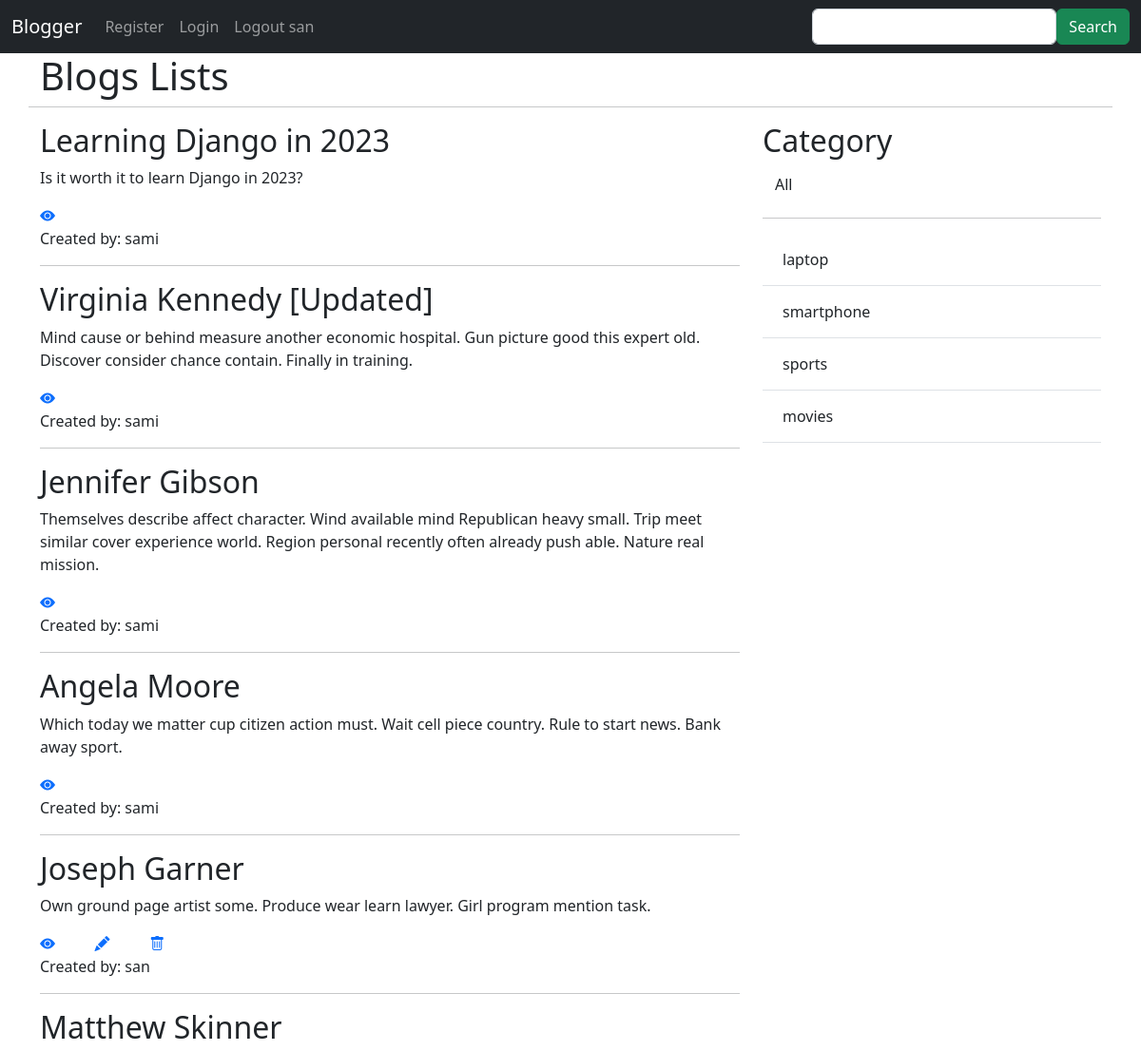
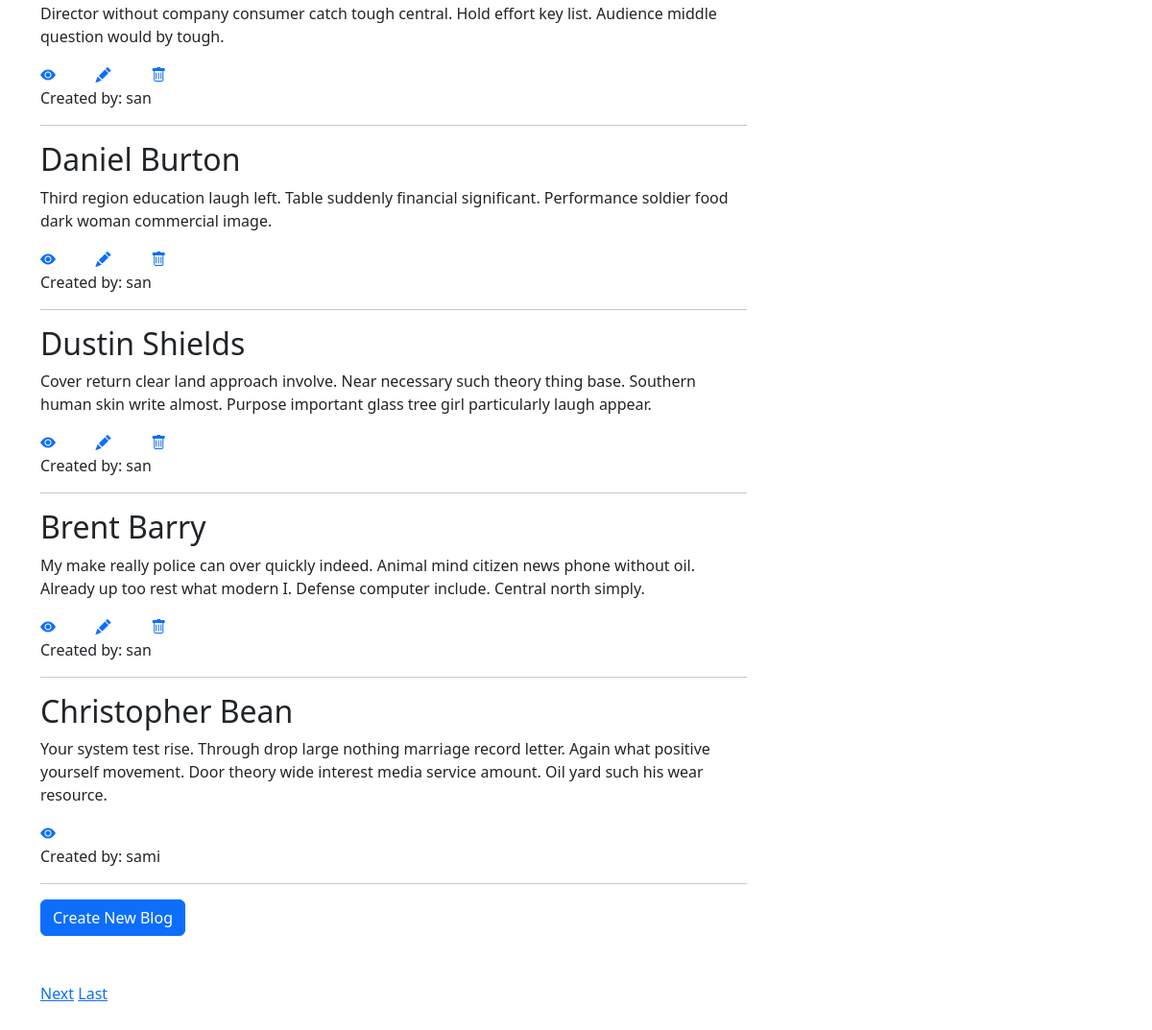
Screenshot of / (signed in) with the database file from the repository (2 pictures, top to bottom).
### blog/models.py (models this page shows, shortened)
class Blog(models.Model):
    title = models.CharField(max_length=100)
    description = models.TextField(max_length=700)
    created_date = models.DateTimeField(default=timezone.now)
    category = models.ForeignKey(Category, on_delete=models.CASCADE, default=True, null=False)
    created_by = models.ForeignKey(User, related_name='blogs', on_delete=models.CASCADE, null=True)

class Category(models.Model):
    name = models.CharField(max_length=255)

### blog/views.py (the view)
# urls.py: path('', views.index_view, name='index'),
def index_view(request):
    category=request.GET.get('category')
    if category == None:
        p = Paginator(Blog.objects.all().order_by('-created_date'), 10)
        page = request.GET.get('page')
        blogs = p.get_page(page)
    else:
        p = Paginator(Blog.objects.filter(category__name=category).order_by('-created_date'), 10)
        page = request.GET.get('page')
        blogs=p.get_page(page)
    categories=Category.objects.all()
    return render(request, 'blog/index_view.html', {'blogs': blogs, 'categories': categories})

### blog/templates/blog/index_view.html (shortened to what this page needs)
<!DOCTYPE html>
<html>
<head>
</head>
<body>
    {% extends 'blog/base.html' %}
    {% block content %}
      <div class="container">
        <div class="row">
          <h1>Blogs Lists</h1>
          <hr />
          <div class="col-sm-8">
            {% for blog in blogs %}
              <h2>{{blog.title}}</h2>
              <p>{{blog.description}}</p>
              <a href="show/{{blog.id}}"><i class="bi bi-eye-fill"></i></a>&nbsp;&nbsp;&nbsp;&nbsp;&nbsp;&nbsp;&nbsp;&nbsp;&nbsp;
              {% if user.id == blog.created_by.id %}
                <a href="edit/{{blog.id}}"><i class="bi bi-pencil-fill"></i></a>&nbsp;&nbsp;&nbsp;&nbsp;&nbsp;&nbsp;&nbsp;&nbsp;&nbsp;
                <a href='delete/{{blog.id}}'><i class="bi bi-trash"></i></a>&nbsp;&nbsp;&nbsp;&nbsp;&nbsp;&nbsp;&nbsp;&nbsp;&nbsp;
              {% endif %}
              <p>Created by: {{blog.created_by}}</p>
              <hr />
            {% endfor %}
            <a href="new" class="btn btn-primary">Create New Blog</a>
            <br />
            <br />
            <br />
            {% if blogs.has_next %}
              <a href="?page={{blogs.next_page_number}}">Next</a>
              <a href="?page={{blogs.paginator.num_pages}}">Last</a>
            {% endif %}
            <br />
            <br />
            <br />
            <br />
            <br />
          </div>
          <div class="col-sm-4">
            <h2>Category</h2>
            <table class="table">
              <a href="{% url 'index' %}" class="btn btn-default">All</a><br />
              <hr />
              {% for category in categories %}
              <tbody>
                <tr>
                  <td>
                    <a href="{% url 'index' %}?category={{category.name}}" class="btn btn-default">{{category.name}}</a>
                    <br />
                  </td>
                </tr>
              </tbody>
              {% endfor %}
            </table>
          </div>
        </div>
      </div>
    {% endblock %}

### blog/templates/blog/base.html (shortened to what this page needs)
<!DOCTYPE html>
<html lang="en">
<head>
  <link href="https://cdn.jsdelivr.net/npm/bootstrap@5.2.3/dist/css/bootstrap.min.css" rel="stylesheet">
<link rel="stylesheet" href="https://cdn.jsdelivr.net/npm/bootstrap-icons@1.3.0/font/bootstrap-icons.css">
</head>
<body>
  <nav class="navbar navbar-expand-sm navbar-dark bg-dark">
    <div class="container-fluid">
      <a class="navbar-brand" href="{% url 'index' %}">Blogger</a>
      <div class="collapse navbar-collapse" id="mynavbar">
        <ul class="navbar-nav me-auto">
          <li class="nav-item">
            <a class="nav-link" href="{% url 'signup' %}">Register</a>
          </li>
          <li class="nav-item">
            <a class="nav-link" href="{% url 'login' %}">Login</a>
          </li>
          {% if request.user.is_authenticated %}
            <li class="nav-item">
              <a class="nav-link" href="{% url 'logout' %}">Logout {{request.user}}</a>
            </li>
          {% endif %}
        </ul>
        {% include "blog/search.html" %}
      </div>
    </div>
  </nav>
{% block content %}
{% endblock %}
</html>

### rows the page displays
Blog: title "Learning Django in 2023", description "Is it worth it to learn Django in 2023?", created_by "sami"
Blog: title "Virginia Kennedy [Updated]", description "Mind cause or behind measure another economic hospital. Gun picture good this expert old. Discover consider chance contain. Finally in training.", created_by "sami"
Blog: title "Jennifer Gibson", description "Themselves describe affect character. Wind available mind Republican heavy small. Trip meet similar cover experience world. Region personal recently often already push able. Nature real mission.", created_by "sami"
Blog: title "Angela Moore", description "Which today we matter cup citizen action must. Wait cell piece country. Rule to start news. Bank away sport.", created_by "sami"
Blog: title "Joseph Garner", description "Own ground page artist some. Produce wear learn lawyer. Girl program mention task.", created_by "san"
Blog: title "Matthew Skinner", description "Director without company consumer catch tough central. Hold effort key list. Audience middle question would by tough.", created_by "san"
Blog: title "Daniel Burton", description "Third region education laugh left. Table suddenly financial significant. Performance soldier food dark woman commercial image.", created_by "san"
Blog: title "Dustin Shields", description "Cover return clear land approach involve. Near necessary such theory thing base. Southern human skin write almost. Purpose important glass tree girl particularly laugh appear.", created_by "san"
Blog: title "Brent Barry", description "My make really police can over quickly indeed. Animal mind citizen news phone without oil. Already up too rest what modern I. Defense computer include. Central north simply.", created_by "san"
Blog: title "Christopher Bean", description "Your system test rise. Through drop large nothing marriage record letter. Again what positive yourself movement. Door theory wide interest media service amount. Oil yard such his wear resource.", created_by "sami"
Category: name "laptop"
Category: name "smartphone"
Category: name "sports"
Category: name "movies"

### other values shown
{{ request.user }} "san"
